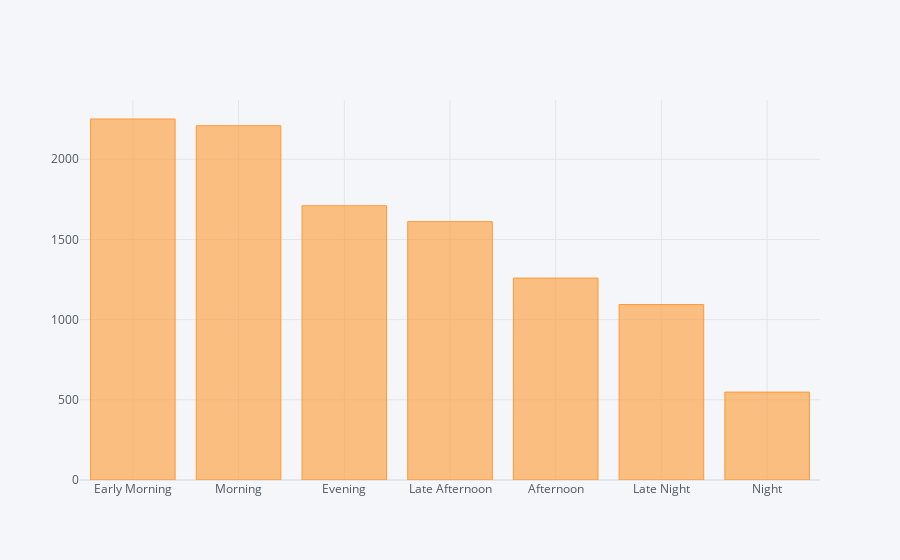

Notebook code cell kept with this figure:
### Markdown cell above
>- `go_offline` from `cufflinks.offline` is required to set the plotly plot for offline access within the Jupyter notebook.
>- `plot` helps to create matplotlib like visualizations. Creates Plotly plot as an HTML file. It renders the plot offline.
>- `iplot` helps to create interactive visualizations (creates javascript plot). Specifically designed for use in Jupyter notebook.
>- `init_notebook_mode(connected=True)` helps to initialize the interactive plotting mode in the Jupyter notebook. By setting `connected=True`, plots will be rendered using the Plotly cloud service, which allows for interactive features and better rendering. If set to `connected=False`, the plots will be rendered locally without connecting to Plotly's cloud service.
>- `cf.go_offline()` helps to render plots locally within the environment where the code is executed (Jupyter notebook) without requiring an internet connection.

### Code cell
data['Dep_Time_Hour'].apply(flight_dep_time).value_counts().iplot(kind='bar')

### Figure 1 — Plotly figure (JSON) as saved in the notebook; plotly's stock layout.template omitted (floating-point values rounded to 4 significant figures)
{"data": [{"marker": {"color": "rgba(255, 153, 51, 0.6)", "line": {"color": "rgba(255, 153, 51, 1.0)", "width": 1}}, "name": "count", "orientation": "v", "text": "", "type": "bar", "x": ["Early Morning", "Morning", "Evening", "Late Afternoon", "Afternoon", "Late Night", "Night"], "y": [2251, 2209, 1710, 1611, 1259, 1094, 548]}], "layout": {"autosize": true, "legend": {"bgcolor": "#F5F6F9", "font": {"color": "#4D5663"}}, "paper_bgcolor": "#F5F6F9", "plot_bgcolor": "#F5F6F9", "title": {"font": {"color": "#4D5663"}}, "xaxis": {"autorange": true, "gridcolor": "#E1E5ED", "range": [-0.5, 6.5], "showgrid": true, "tickfont": {"color": "#4D5663"}, "title": {"font": {"color": "#4D5663"}, "text": ""}, "type": "category", "zerolinecolor": "#E1E5ED"}, "yaxis": {"autorange": true, "gridcolor": "#E1E5ED", "range": [0, 2369.0], "showgrid": true, "tickfont": {"color": "#4D5663"}, "title": {"font": {"color": "#4D5663"}, "text": ""}, "type": "linear", "zerolinecolor": "#E1E5ED"}}}
